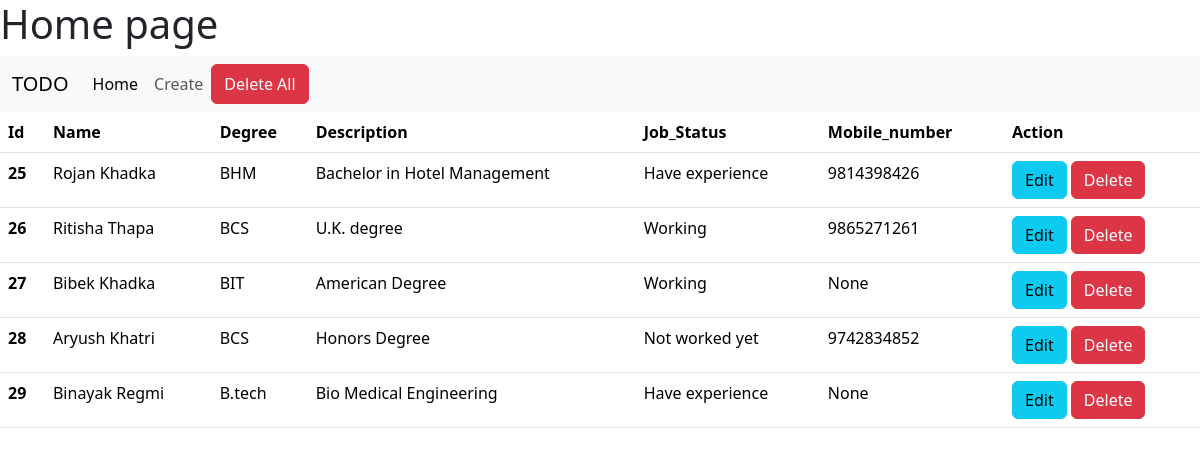
/home/, run on the app's committed database.
### base/models.py (models this page shows)
class Todo(models.Model):
    name = models.CharField(max_length=200)
    degree = models.CharField(max_length=200)
    description = models.TextField()
    job_status = models.CharField(max_length=50)
    number = models.IntegerField(null=True, blank=True)

### base/views.py (the view)
# urls.py: 2. Add a URL to urlpatterns:  path('', views.home, name='home')
def home(request): # home page ko url hit garda request janxa tei yo home vitra jko param wala request ho
    todo_obj = Todo.objects.all()
    data = {'todos':todo_obj}
    return render(request, 'home.html', context=data)

### templates/home.html (shortened to what this page needs)
<!DOCTYPE html>
<html lang="en">
<head>
    <link href="https://cdn.jsdelivr.net/npm/bootstrap@5.3.3/dist/css/bootstrap.min.css" rel="stylesheet">
</head>
<body>
    <h1>Home page</h1>
{% include 'nav.html' %}
    <table class="table">
        <thead>
          <tr>
            <th scope="col">Id</th>
            <th scope="col">Name</th>
            <th scope="col">Degree</th>
            <th scope="col">Description</th>
            <th scope="col">Job_Status</th>
            <th scope="col">Mobile_number</th>
            <th scope="col">Action</th>
          </tr>
        </thead>
        <tbody>
            {% for i in todos %}
                  <tr>
                    <th scope="row">{{i.id}}</th>
                    <td>{{i.name}}</td>
                    <td>{{i.degree}}</td>
                    <td>{{i.description}}</td>
                    <td>{{i.job_status}}</td>
                    <td>{{i.number}}</td>
                    <td><a href="{% url 'edit' pk=i.id %}"><button type="button" class="btn btn-info">Edit</button></a>
                      <button type="button" class="btn btn-danger" data-bs-toggle="modal" data-bs-target="#deleteModal{{i.id}}">Delete</button> </td>
                    </tr>
                    {% endfor %}
                  </tbody>
      </table>
    </body>
</html>

### templates/nav.html (shortened to what this page needs)
<!DOCTYPE html>
<html lang="en">
<head>
</head>
<body>
    <nav class="navbar navbar-expand-lg bg-body-tertiary">
        <div class="container-fluid">
          <a class="navbar-brand" href="{% url 'home' %}">TODO</a>
          <div class="collapse navbar-collapse" id="navbarNavAltMarkup">
            <div class="navbar-nav">
              <a class="nav-link active" aria-current="page" href="{% url 'home' %}">Home</a>
              <a class="nav-link" href="{% url 'create' %}">Create</a>
              <button type="button" class="btn btn-danger" data-bs-toggle="modal" data-bs-target="#deleteModal">Delete All</button>
            </div>
          </div>
        </div>
      </nav>
</body>
</html>

### data on the page
Todo: id "25", name "Rojan Khadka", degree "BHM", description "Bachelor in Hotel Management", job_status "Have experience", number "9814398426"
Todo: id "26", name "Ritisha Thapa", degree "BCS", description "U.K. degree", job_status "Working", number "9865271261"
Todo: id "27", name "Bibek Khadka", degree "BIT", description "American Degree", job_status "Working", number "None"
Todo: id "28", name "Aryush Khatri", degree "BCS", description "Honors Degree", job_status "Not worked yet", number "9742834852"
Todo: id "29", name "Binayak Regmi", degree "B.tech", description "Bio Medical Engineering", job_status "Have experience", number "None"
